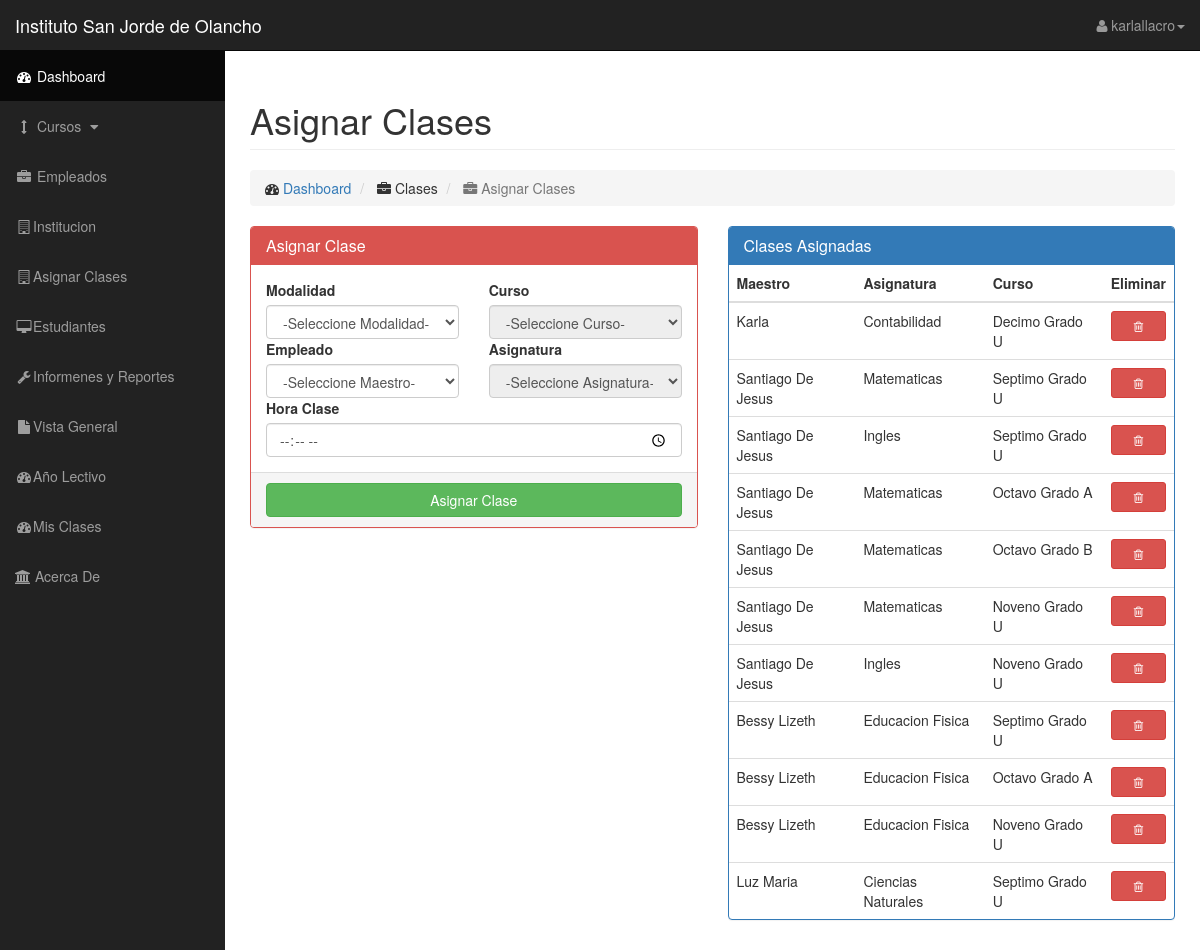
The app's page /asignarClases.php (signed in), older data.
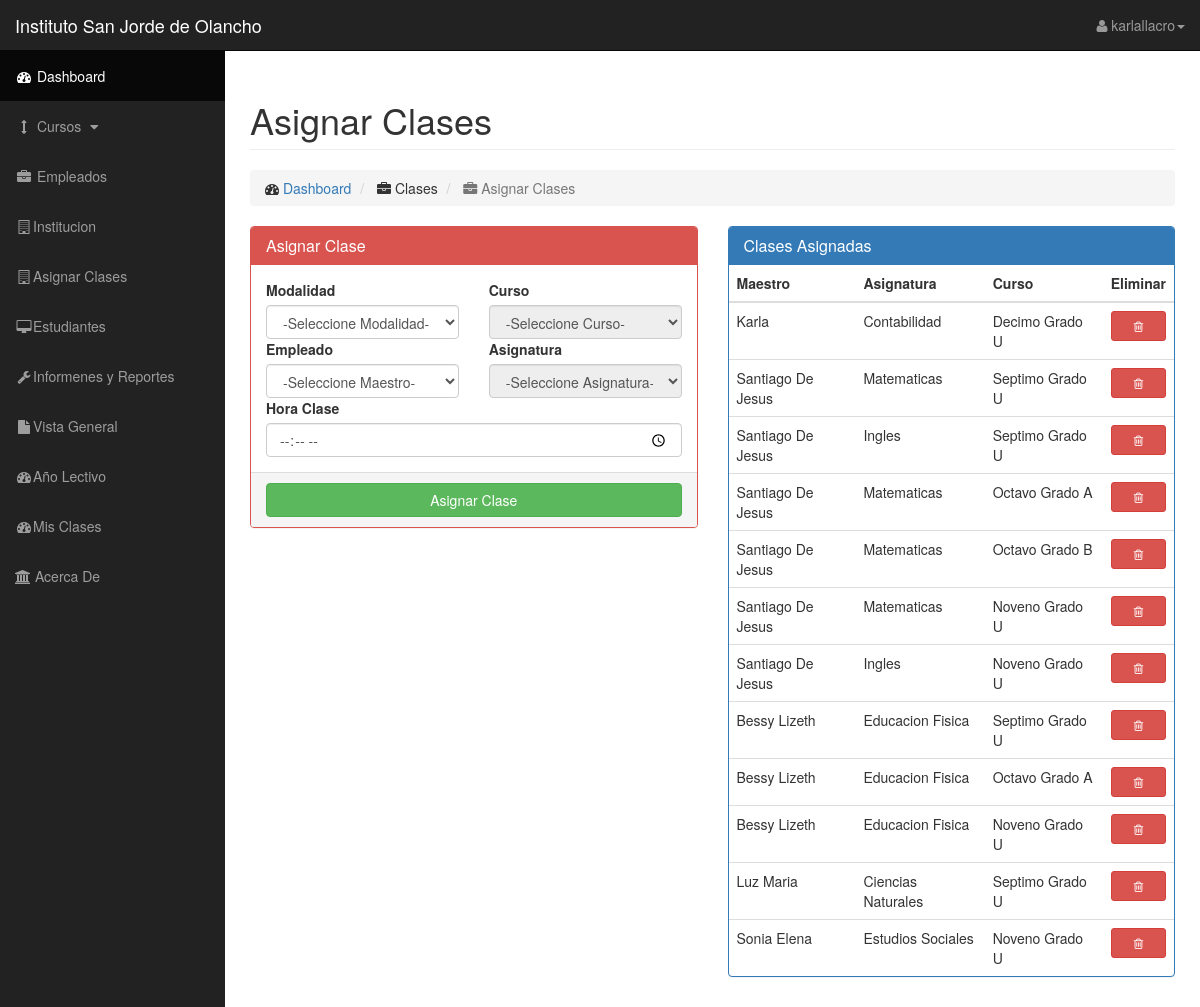
The same page, newer data.
### tables this page shows
CREATE TABLE `clases` (
  `idClase` int(11) NOT NULL,
  `idAsignatura` int(11) NOT NULL,
  `idEmpleado` int(11) NOT NULL,
  `idCurso` int(11) NOT NULL,
  `horaClase` time NOT NULL
);

CREATE TABLE `empleados` (
  `idEmpleado` int(11) NOT NULL,
  `nombreEmpleado` varchar(50) NOT NULL,
  `apellidoEmpleado` varchar(50) NOT NULL,
  `identidad` int(11) NOT NULL,
  `correo` varchar(50) NOT NULL,
  `fechaNacimiento` date NOT NULL,
  `genero` text NOT NULL,
  `imprema` varchar(50) NOT NULL,
  `idCargo` int(11) NOT NULL,
  `direccion` text NOT NULL,
  `fechaIniLabor` date NOT NULL,
  `celular` varchar(50) NOT NULL,
  `tituloMedia` varchar(50) NOT NULL,
  `tituloUniversitario` varchar(50) NOT NULL
);

CREATE TABLE `asignaturas` (
  `idAsignatura` int(11) NOT NULL,
  `nombreAsignatura` varchar(50) NOT NULL,
  `descripcion` varchar(50) NOT NULL,
  `idModalidad` int(11) NOT NULL
);

CREATE TABLE `cursos` (
  `idCurso` int(11) NOT NULL,
  `nombreCurso` varchar(50) NOT NULL,
  `seccion` varchar(50) NOT NULL,
  `idModalidad` int(11) NOT NULL,
  `idAnioLectivo` int(11) NOT NULL
);

### class/conexionbd.php (called while the page is built, shortened)
<?php
class conexionBD{
	public function __construct(){
        $this->bd= new mysqli(HOST,USER,PASS,BD);
	}
}
 ?>

### class/funciones.php (called while the page is built, shortened)
<?php
require_once "conexionbd.php";
class funcionesBD extends conexionBD{
public function obtenerClases(){
	$sql = "SELECT * FROM clases
					INNER JOIN asignaturas
					ON clases.idAsignatura = asignaturas.idAsignatura
					INNER JOIN empleados
					ON clases.idEmpleado = empleados.idEmpleado
					INNER JOIN cursos
					ON clases.idCurso = cursos.idCurso
					INNER JOIN aniolectivo
					ON cursos.idAnioLectivo = aniolectivo.idAnioLectivo
					WHERE anio = YEAR(CURDATE())";
	return $this->bd->query($sql);
}
}
 ?>

### asignarClases.php (the view, shortened to what this page needs)
<?php
include 'class/funciones.php';
if (isset($_SESSION["ses_id"])) {
  $obj=new funcionesBD();
}else{
  echo '<script>
  alert("Tienes que loguearte");
  window.location= "index.php";
  </script>';
};
if($_SESSION['nivelAcceso'] == 3){
$clases = $obj->obtenerClases();
?>
<?php include_once('layouts/header.php'); ?>
<div class="row">
    <div class="col-lg-12">
        <h1 class="page-header">
            Asignar Clases
        </h1>
        <ol class="breadcrumb">
            <li>
                <i class="fa fa-dashboard"></i>  <a href="index.php">Dashboard</a>
            </li>
            <li>
                <i class="fa fa-briefcase" aria-hidden="true"></i> Clases
            </li>
            <li class="active">
                <i class="fa fa-briefcase" aria-hidden="true"></i> Asignar Clases
            </li>
        </ol>
    </div>
</div>
<form action="#" method="post">
<div class="row">
  <div class="col-md-6">
    <div class="panel panel-red">
      <div class="panel-heading">
        <h1 class="panel-title">Asignar Clase</h1>
      </div>
      <div class="panel-body">
        <div class="row">
          <div class="col-md-6">
            <label>Modalidad</label>
            <select class="form-control" name="" id="selectModalidad">
              <option value="" selected disabled required>-Seleccione Modalidad-</option>
            </select>
          </div>
          <div class="col-md-6">
              <label>Curso</label>
              <select class="form-control" name="idCurso" disabled id="selectCurso" required>
                <option value="" selected disabled>-Seleccione Curso-</option>
              </select>
          </div>
        </div>
        <div class="row">
          <div class="col-md-6">
            <label>Empleado</label>
            <select class="form-control" name="idEmpleado" id="selectEmpleado" required>
              <option value="" selected disabled>-Seleccione Maestro-</option>
            </select>
          </div>
          <div class="col-md-6">
            <label>Asignatura</label>
            <select class="form-control" name="idAsignatura" id="selectAsignatura" disabled>
              <option value="" selected disabled>-Seleccione Asignatura-</option>
            </select>
          </div>
        </div>
        <div class="row">
          <div class="col-md-12">
            <label>Hora Clase</label>
            <input type="time" name="horaClase" class="form-control">
          </div>
        </div>
      </div>
      <div class="panel-footer">
        <button type="submit" class="btn btn-success btn-block" name="asignarAsignatura">Asignar Clase</button>
      </div>
    </div>
  </div>
  <div class="col-md-6">
    <div class="panel panel-primary">
      <div class="panel-heading">
        <h1 class="panel-title">Clases Asignadas</h1>
      </div>
      <table class="table">
        <thead>
        <th>Maestro</th>
        <th>Asignatura</th>
        <th>Curso</th>
        <th>Eliminar</th>
        </thead>
        <tbody>
          <?php while ($row2 = mysqli_fetch_assoc($clases)) { ?>
            <tr>
              <td><?php echo $row2['nombreEmpleado'] ?></td>
              <td><?php echo $row2['nombreAsignatura'] ?></td>
              <td><?php echo $row2['nombreCurso']." ".$row2['seccion'] ?></td>
              <td><button class="btn btn-danger btn-sm btn-block" name="eliminarClase<?php echo $row2["idClase"];?>"><i class="fa fa-trash-o" aria-hidden="true"></i></button></td>
            </tr>
          <?php } ?>
        </tbody>
      </table>
    </div>
  </div>
</div>
</form>
   <?php
}
else{
   echo '<script>
  alert("No Tienes acceso a esta pagina");
   window.location= "home.php";
  </script>';
}?>
   <?php include_once('layouts/footer.php'); ?>

Row changes from the older to the newer data that the page shows:
added clases: idEmpleado.nombreEmpleado "Sonia Elena", idAsignatura.nombreAsignatura "Estudios Sociales", idCurso.nombreCurso "Noveno Grado", idCurso.seccion "U"
